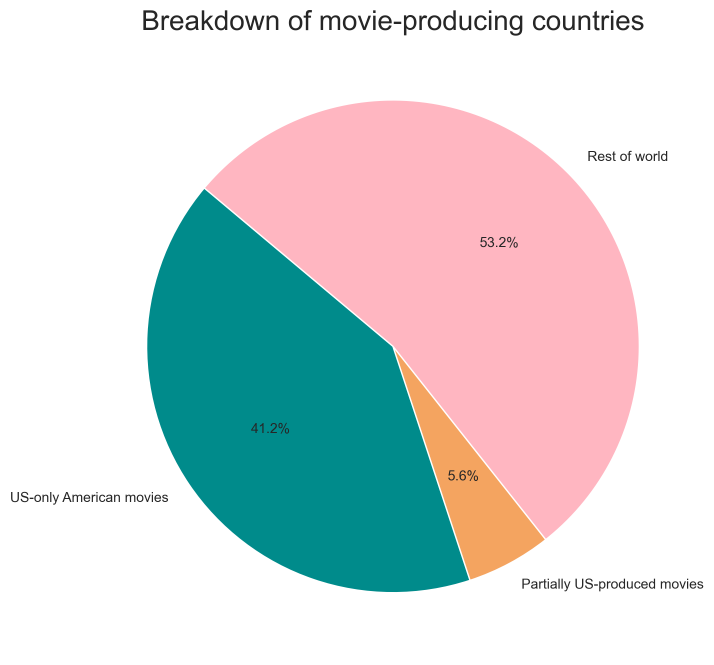
#> input picture data/plots_website/piechart_countries.png, 2141 x 1993 px (shown at 1/3 size); the run also reads 2 pictures not shown here
$ jupyter execute --allow-errors results_P3.ipynb
#> lines starting #> are read from the running program, lines starting #| are printed output that depends on the picture
# ADA Project: Welcome to the final analysis of **American Influence in the Cinema industry**

## Authors
- Group Name: ADACTYLOUS
    - Chloé Bouchiat
    - Claire Pinson
    - Germana Sergi
    - Luca Soravia
    - Marlen Stöckli

## Notebook's structure

- The notebook reads as follow:

Import the main libraries and the needed datasets for the analysis
- The notebook follows the website organisation (accessible though this link): After recalling the findings of P2, one presents the results about the movies, then about the actors and finally about the plot summaries.

- Please note that the key results of P2 will be displayed as well as their interpretations. For low-level details and acessing the code, please refer to the P2 notebook (*results_P2.ipynb*).

- Finally, this notebook presents our main results and tries to avoid low-level calculations. Thus, one can find more details (if needed) about the analysis and the implementation in the following notebooks :
  - *Movie_success_index_P3.ipynb*: creation of an index to assess the success of a movie based on a linear regression fit on IMDb ratings;
  - *Actor_success_index_P3.ipynb*: creation of an index to assess the success of a given actor (plus détails ?)
  - *NLP_P3.ipynb*: assessment of american culture in plot summaries using Natural Language Processing, later referred as NLP, and using geographical locations and an American words lexicon.

Recalling from Milestone P2, the datasets where enriched as follows :
- movie.metadata enriched by IMDB ratings (coming from the IMDb non commercial datasets ([IMDb](https://developer.imdb.com/))
- character.metadata enriched with wikipedia actor's nationality ([DBpedia](https://www.dbpedia.org/about/)) and with the Golden Globes data ([Golden Globes](https://www.kaggle.com/datasets/unanimad/golden-globe-awards))


#### Recall of the repository structure:
```
📁 ada-2024-project-adactylous
│
├── 📄 results_P3.ipynb (where all ours final plots and analysis are)
├── 📄 results_P2.ipynb (where all our previous results are)
├── 📄 Movie_success_index_P3.ipynb
├── 📄 Actor_success_index_P3.ipynb
├── 📄 NLP_P3.ipynb
├── 📄 American_vocab_P3.ipynb
├── 📄 .gitignore (what is ignored during push and pull requests)
├── 📄 requirements.txt (install into your environment)
├── 📄 README.md
│
├── 📁 data
       │── 📄 actor_metadata_CMU.csv
       │── 📄 movie_metadata_CMU_IMDB.csv
       │── 📄 nationality.csv
       │── 📄 personas_metadata_CMU.csv
       │── 📄 plot_summaries_CMU.csv
       ├── 📁 NLP_datasets
            ├── 📁 NLP_GPE
            ├── 📁 NLP_lexicon
       ├── 📁 plots_website
├── 📁 src
    ├── 📁 scripts
        │── 📄 datasets_cleaner.py
        │── 📄 nationality_importer.py
        │── 📄 create_award_index.py
```

[cell 1]
# Import the needed libarairies
import re
import pickle
import warnings # to ignore pandas version warning
import numpy as np
import pandas as pd
import seaborn as sns
import matplotlib.pyplot as plt
import matplotlib.image as mpimg # for image display


from sklearn.metrics import accuracy_score
from sklearn.preprocessing import StandardScaler
from statsmodels.miscmodels.ordinal_model import OrderedModel
from sklearn.model_selection import train_test_split
from sklearn.utils import shuffle # for balancing train datasets for ordered regression

#> (a cell that did not finish here is left out)

[cell 3]
# Set a global background theme for all our plots and ignore warnings
sns.set_theme(style="darkgrid")
warnings.filterwarnings("ignore")

**Disclaimer** : the rendering of some of the plots below is not very sharp, this is because they were saved in other notebooks and are just shown here with `plt.imshow()` in order to make this notebook more concise.

# 1. Recall from the Milestone P2

## 1.1 General information about the dataset

[cell 4]
########################## Show plot ##########################

# Load the plot saved in another script
img = mpimg.imread('data/plots_website/piechart_countries.png')
#> img is the input picture: shape (1993, 2141, 4) float32; mean R, G, B, A 0.829, 0.85, 0.847, 1

plt.figure(figsize=(8, 6))
plt.imshow(img)
plt.axis('off')  # remove automatic axis
plt.show()

In this initial plot, we gain an overview of the dataset in relation to our research question: whether the predominance of the U.S. in the global film industry influences the production of non-American movies. The plot reveals that 41.2% of all movies in the dataset are U.S. productions, while some are co-productions between the U.S. and other countries. Slightly more than 50% of the movies in the dataset are not produced in the U.S.

From this, we deduce that the U.S. has a direct influence on about half of the movies in the dataset, as it is the country of production. This observation emphasizes the relevance of studying the U.S.'s influence on global cinema  and we can dive into the detailed analysis.

### Box office

**By analyzing basic stats on box office revenue, one obtains the first clues that show the benefits in terms of box office revenue of producing movies in the US strictly or even better, producing them only partially in the US. One recalls that these observations are not prooving any causality.**

### IMDb ratings

**One concludes that producing a movie only or partially in the US does not seem to lead to higher ratings on average by the public.**

### Translations

[cell 5]
########################## Show plot ##########################

# Load the plot saved in another script
img = mpimg.imread('data/plots_website/piechart_languages.png')
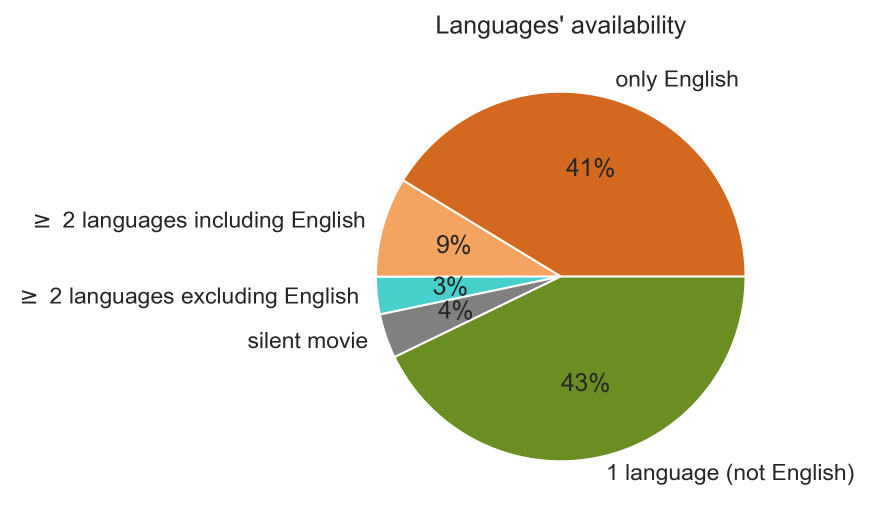
#> input picture data/plots_website/piechart_languages.png, 1738 x 1045 px (shown at 1/2 size)
#> img is the input picture: shape (1045, 1738, 4) float32; mean R, G, B, A 0.897, 0.871, 0.798, 1

plt.figure(figsize=(8, 6))
plt.imshow(img)
plt.axis('off')  # remove automatic axis
plt.show()

We observe on the figure above that 50% of the movies are available in English. Assuming that most of Americain people only speak fluently English, that means that "only" half of the produced movies are accessible to this population. Hence, we could be wondering if a movie available in English (i.e. whose public includes Americain people) generates more money than a movie not available in English ?

After analysis, one concludes that movies available in English generate in average significantly more money that movies not available in English.

### Distribution of movies over time

[cell 6]
########################## Show plot ##########################

# Load the plot saved in another script
img = mpimg.imread('data/plots_website/timeseries_release.png')
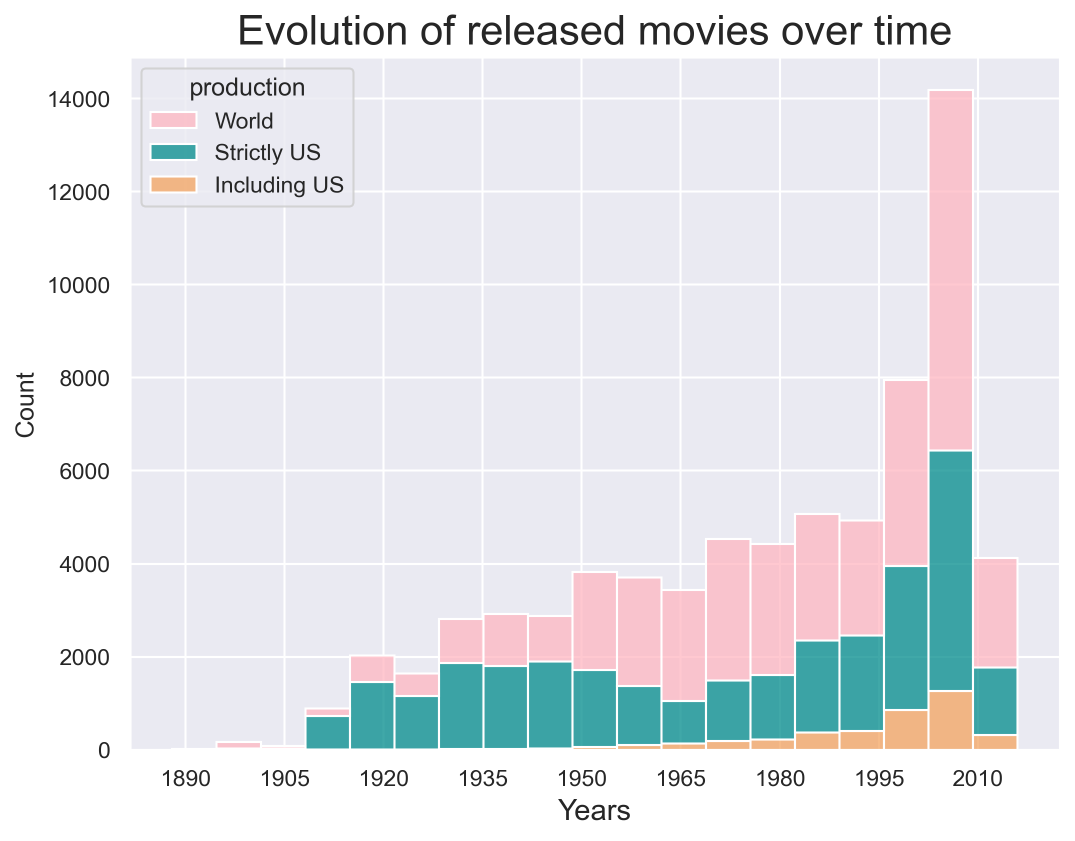
#> input picture data/plots_website/timeseries_release.png, 2149 x 1681 px (shown at 1/2 size)
#> img is the input picture: shape (1681, 2149, 4) float32; mean R, G, B, A 0.895, 0.904, 0.936, 1

plt.figure(figsize=(8, 6))
plt.imshow(img)
plt.axis('off')  # remove automatic axis
plt.show()

- We observe the a rapid increase around 1910;
- then a plateau during the Second World War (1939-1945);
- after WWII, the production of worlwide movies decreased slightly;
- around 1970, the production is increasing again and we observe the emergence of movies produced by of collaboration between US and other countries;
- finally, around 2000, there is a worlwide peak in movie production.

### Box office timeseries analysis

[cell 7]
########################## Show plot ##########################

# Load the plot saved in another script
img = mpimg.imread('data/plots_website/movies_boxoffice_timeseries.png')
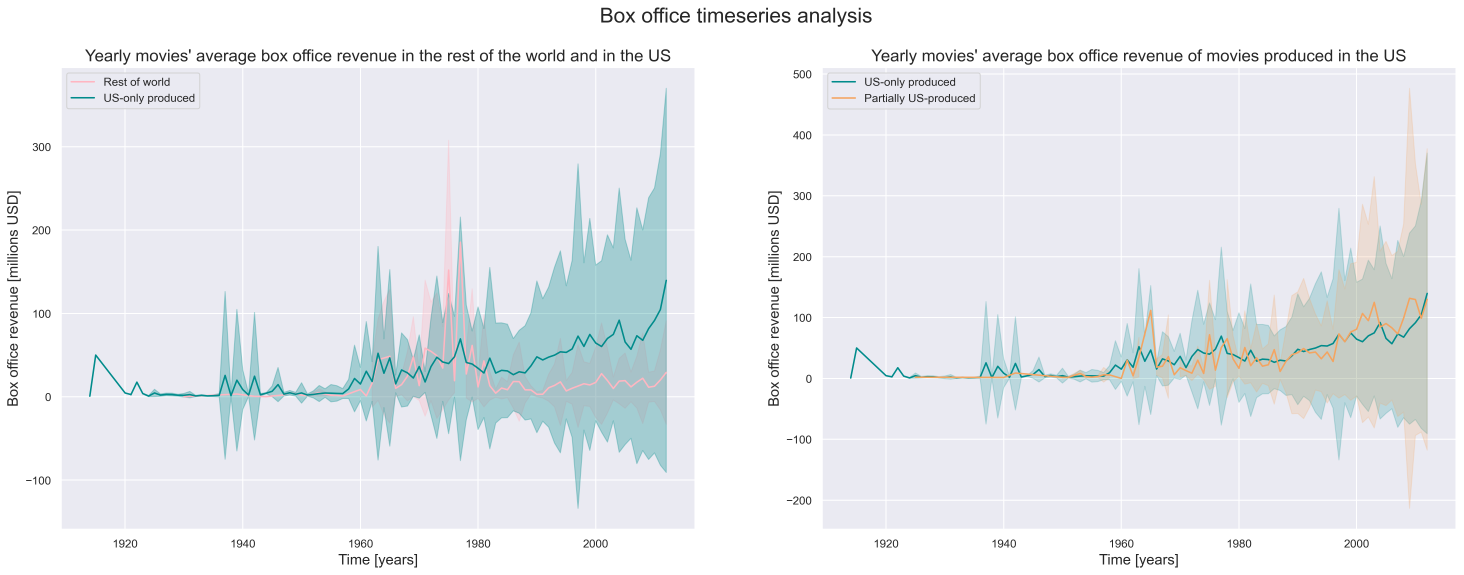
#> input picture data/plots_website/movies_boxoffice_timeseries.png, 5854 x 2299 px (shown at 1/4 size)
#> img is the input picture: shape (2299, 5854, 4) float32; mean R, G, B, A 0.958, 0.982, 0.987, 1
#> (the rest of the program and of its run is left out)
